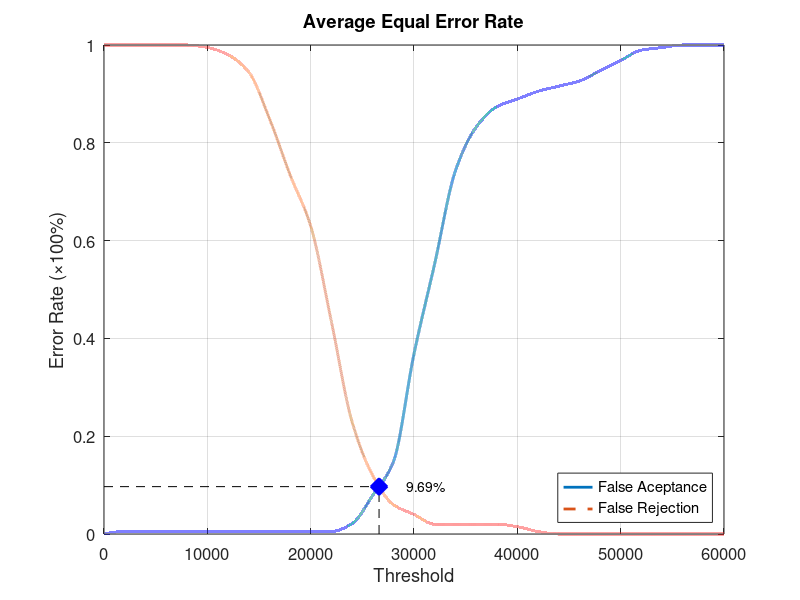
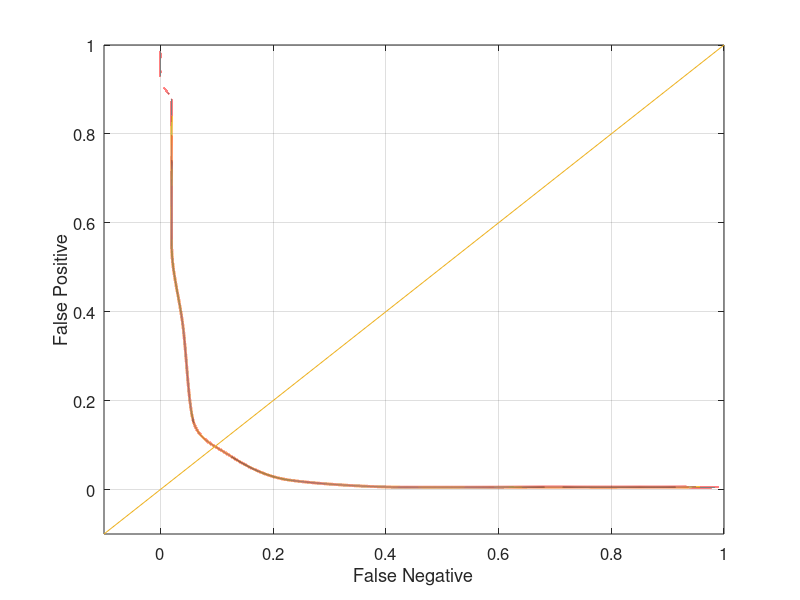

Recreate these plots in MATLAB, in order.
function yEER = Database4_1
close all;
clear;
clc;
x = 0:2000:60000;
xq = 0:0.5:60000;

y0 = [0 0.00526316 0.00526316 0.00526316 0.00526316 0.00526316 0.00526316 0.00526316 0.00526316 0.00526316 0.00526316 0.00526316 0.0210526 0.0789474 0.147368 0.368421 0.552632 0.742105 0.831579 0.873684 0.889474 0.905263 0.915789 0.926316 0.947368 0.968421 0.989474 0.994737 1 1 1];
yy0 = interp1(x, y0, xq, 'pchip');
y1 = [1 1 1 1 1 0.995 0.98 0.945 0.85 0.735 0.63 0.435 0.23 0.12 0.06 0.04 0.02 0.02 0.02 0.02 0.015 0.005 0 0 0 0 0 0 0 0 0];
yy1 = interp1(x, y1, xq, 'pchip');

% Calculating EER: 
y2 = abs(y0 - y1);
find(y2 == min(y2))
yy2 = abs(yy0 - yy1);
xEER = find(yy2 == min(yy2));
xEERIndex = xq(xEER) % X-axis EER
yEER = yy0(xEER) % Y-axis EER

main = figure
plot(xq, yy0,'-','LineWidth', 2);	hold on
plot(xq, yy1,'--','LineWidth', 2);	hold on
plot([xEERIndex xEERIndex], [0 yEER], 'k--');	hold on
plot([0 xEERIndex], [yEER yEER], 'k--');	hold on
plot(xEERIndex, yEER, 'bx', 'LineWidth', 10);	hold on
text(xEERIndex + 10 * xEERIndex / 100, yEER, [num2str(round((10000 * yEER)) / 100) '%'])
legend('False Aceptance', 'False Rejection', 'Location', 'SouthEast')
xlabel('Threshold')
ylabel('Error Rate (\times100%)')
title('Average Equal Error Rate')
set(gca, 'FontSize', 12)
axis([0 60000 0 1])
grid on

print(main, 'Database4_1Main', '-dpng');
FNRxFPR = figure('Color', [1 1 1]);
plot(yy1, yy0, '-', yy1, yy0, 'LineWidth', 2);
hold on
y = -0.1:0.1:1
plot(y, y); 
set(gca, 'FontSize', 12)
xlabel('False Negative')
ylabel('False Positive')
axis([-0.1 1 -0.1 1])
set(gca, 'FontSize', 12)
grid on

print(FNRxFPR, 'Database4_1FNRxFPR','-dpng');
end
